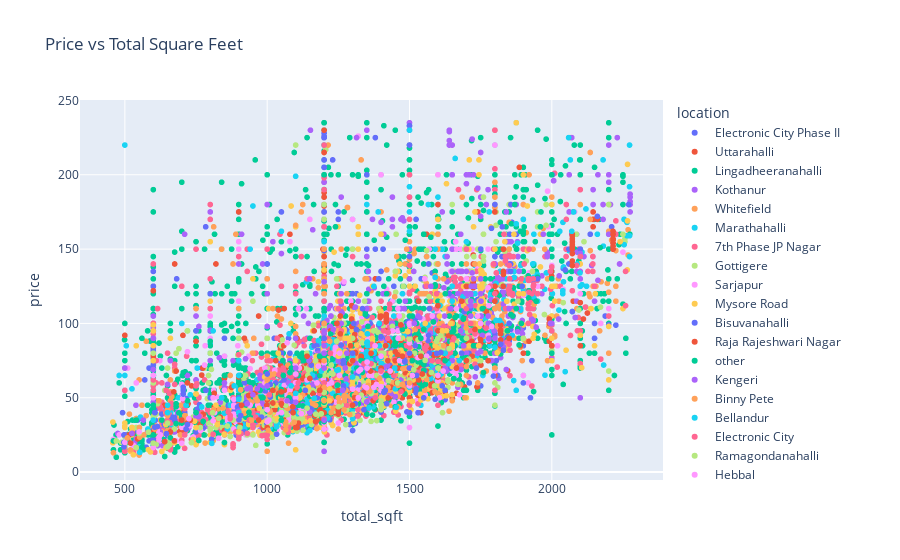

Source (notebook cell):
### Code cell
fig_scatter = px.scatter(data, x='total_sqft', y='price', color='location', title='Price vs Total Square Feet')
fig_scatter.show()
